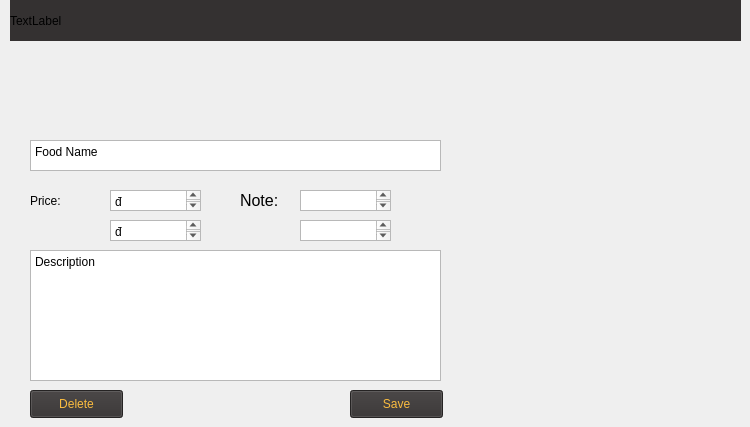
                    <widget class="QWidget" name="modify_food_page">
                     <widget class="QLabel" name="lb_anh_8">
                      <property name="geometry">
                       <rect>
                        <x>180</x>
                        <y>50</y>
                        <width>101</width>
                        <height>81</height>
                       </rect>
                      </property>
                      <property name="font">
                       <font>
                        <pointsize>30</pointsize>
                       </font>
                      </property>
                      <property name="text">
                       <string/>
                      </property>
                      <property name="pixmap">
                       <pixmap>C:/Users/USER/.designer/ic_food.png</pixmap>
                      </property>
                      <property name="scaledContents">
                       <bool>true</bool>
                      </property>
                     </widget>
                     <widget class="QPlainTextEdit" name="pTE_foodname_8">
                      <property name="geometry">
                       <rect>
                        <x>30</x>
                        <y>140</y>
                        <width>411</width>
                        <height>31</height>
                       </rect>
                      </property>
                      <property name="plainText">
                       <string>Food Name</string>
                      </property>
                     </widget>
                     <widget class="QLabel" name="label_344">
                      <property name="geometry">
                       <rect>
                        <x>30</x>
                        <y>180</y>
                        <width>61</width>
                        <height>41</height>
                       </rect>
                      </property>
                      <property name="styleSheet">
                       <string notr="true">font: 12pt &quot;MS Shell Dlg 2&quot;;</string>
                      </property>
                      <property name="text">
                       <string>Price: </string>
                      </property>
                     </widget>
                     <widget class="QLabel" name="label_345">
                      <property name="geometry">
                       <rect>
                        <x>240</x>
                        <y>180</y>
                        <width>51</width>
                        <height>41</height>
                       </rect>
                      </property>
                      <property name="font">
                       <font>
                        <family>MS Shell Dlg 2</family>
                        <pointsize>12</pointsize>
                        <weight>50</weight>
                        <italic>false</italic>
                        <bold>false</bold>
                       </font>
                      </property>
                      <property name="styleSheet">
                       <string notr="true">font: 12pt &quot;MS Shell Dlg 2&quot;;</string>
                      </property>
                      <property name="text">
                       <string>Note:</string>
                      </property>
                     </widget>
                     <widget class="QLabel" name="label_346">
                      <property name="geometry">
                       <rect>
                        <x>410</x>
                        <y>180</y>
                        <width>21</width>
                        <height>21</height>
                       </rect>
                      </property>
                      <property name="cursor">
                       <cursorShape>PointingHandCursor</cursorShape>
                      </property>
                      <property name="text">
                       <string/>
                      </property>
                      <property name="pixmap">
                       <pixmap>C:/Users/USER/.designer/134224_add_plus_new_icon.png</pixmap>
                      </property>
                      <property name="scaledContents">
                       <bool>true</bool>
                      </property>
                     </widget>
                     <widget class="QPlainTextEdit" name="pTE_description_8">
                      <property name="geometry">
                       <rect>
                        <x>30</x>
                        <y>250</y>
                        <width>411</width>
                        <height>131</height>
                       </rect>
                      </property>
                      <property name="plainText">
                       <string>Description</string>
                      </property>
                     </widget>
                     <widget class="QPlainTextEdit" name="pTE_noteduoi_8">
                      <property name="geometry">
                       <rect>
                        <x>300</x>
                        <y>220</y>
                        <width>91</width>
                        <height>21</height>
                       </rect>
                      </property>
                      <property name="plainText">
                       <string/>
                      </property>
                     </widget>
                     <widget class="QPlainTextEdit" name="pTE_notetren_7">
                      <property name="geometry">
                       <rect>
                        <x>300</x>
                        <y>190</y>
                        <width>91</width>
                        <height>21</height>
                       </rect>
                      </property>
                      <property name="plainText">
                       <string/>
                      </property>
                     </widget>
                     <widget class="QPlainTextEdit" name="pTE_priceduoi_7">
                      <property name="geometry">
                       <rect>
                        <x>110</x>
                        <y>190</y>
                        <width>91</width>
                        <height>21</height>
                       </rect>
                      </property>
                      <property name="plainText">
                       <string>đ</string>
                      </property>
                     </widget>
                     <widget class="QPlainTextEdit" name="pTE_pricetren_7">
                      <property name="geometry">
                       <rect>
                        <x>110</x>
                        <y>220</y>
                        <width>91</width>
                        <height>21</height>
                       </rect>
                      </property>
                      <property name="plainText">
                       <string>đ</string>
                      </property>
                     </widget>
                     <widget class="QLabel" name="label_347">
                      <property name="geometry">
                       <rect>
                        <x>10</x>
                        <y>0</y>
                        <width>731</width>
                        <height>41</height>
                       </rect>
                      </property>
                      <property name="styleSheet">
                       <string notr="true">background-color: #343131;</string>
                      </property>
                      <property name="text">
                       <string>TextLabel</string>
                      </property>
                     </widget>
                     <widget class="QPushButton" name="btn_save_4">
                      <property name="geometry">
                       <rect>
                        <x>350</x>
                        <y>390</y>
                        <width>93</width>
                        <height>28</height>
                       </rect>
                      </property>
                      <property name="styleSheet">
                       <string notr="true">background-color: #343131; color: #FABC3F</string>
                      </property>
                      <property name="text">
                       <string>Save</string>
                      </property>
                     </widget>
                     <widget class="QPushButton" name="btn_delete_4">
                      <property name="geometry">
                       <rect>
                        <x>30</x>
                        <y>390</y>
                        <width>93</width>
                        <height>28</height>
                       </rect>
                      </property>
                      <property name="styleSheet">
                       <string notr="true">background-color: #343131; color: #FABC3F</string>
                      </property>
                      <property name="text">
                       <string>Delete</string>
                      </property>
                     </widget>
                     <widget class="QLabel" name="label_348">
                      <property name="geometry">
                       <rect>
                        <x>180</x>
                        <y>60</y>
                        <width>101</width>
                        <height>81</height>
                       </rect>
                      </property>
                      <property name="sizePolicy">
                       <sizepolicy hsizetype="Fixed" vsizetype="Fixed">
                        <horstretch>0</horstretch>
                        <verstretch>0</verstretch>
                       </sizepolicy>
                      </property>
                      <property name="text">
                       <string/>
                      </property>
                      <property name="pixmap">
                       <pixmap>C:/Users/USER/.designer/image/ic_food64.png</pixmap>
                      </property>
                      <property name="scaledContents">
                       <bool>true</bool>
                      </property>
                     </widget>
                    </widget>
